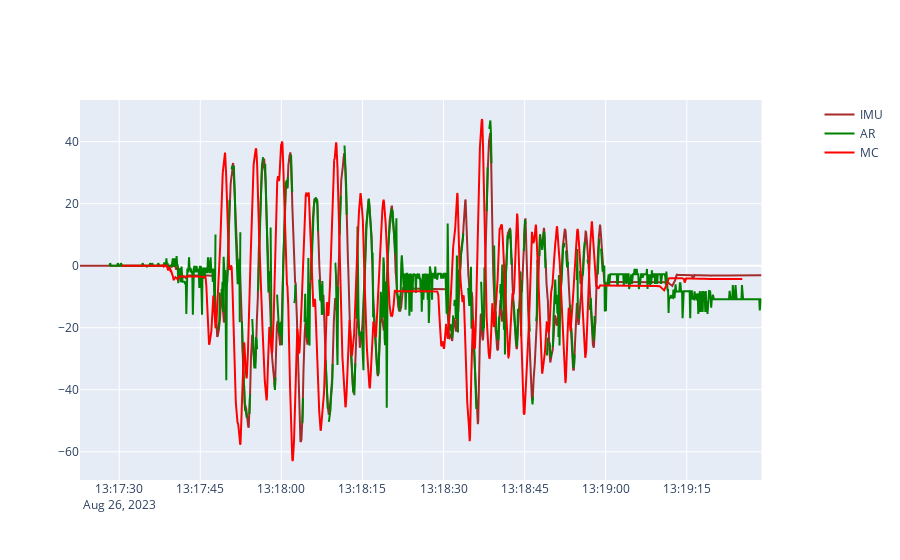

Notebook source saved alongside this figure:
### Code cell
fig = make_subplots(specs=[[{"secondary_y": True}]])
# fig.add_trace(
#     go.Scatter(x=ar_df['time'], y=np.array(angle_at_t), name="Corrected IMU", line=dict(color='blue')))
fig.add_trace(
    go.Scatter(
        x=_imu_df["time"], y=_imu_df["ang_z"], name="IMU", line=dict(color="brown")
    )
)
fig.add_trace(go.Scatter(x=ts, y=_theta_y_0, name="AR", line=dict(color="green")))
fig.add_trace(
    go.Scatter(x=_mc_df["time"], y=_theta_y, name="MC", line=dict(color="red"))
)

### Figure 1 — Plotly figure (JSON) as saved in the notebook; plotly's stock layout.template omitted (floating-point values rounded to 4 significant figures; data arrays with more than 128 entries replaced by an {"elided": "..."} marker saying what was removed)
{"data": [{"line": {"color": "brown"}, "name": "IMU", "type": "scatter", "x": {"elided": "9357 str values"}, "y": {"elided": "9357 float values"}}, {"line": {"color": "green"}, "name": "AR", "type": "scatter", "x": {"elided": "1208 str values"}, "y": {"elided": "1208 float values"}}, {"line": {"color": "red"}, "name": "MC", "type": "scatter", "x": {"elided": "11484 str values"}, "y": {"elided": "11484 float values"}}], "layout": {"xaxis": {"anchor": "y", "domain": [0, 0.94]}, "yaxis": {"anchor": "x", "domain": [0, 1]}, "yaxis2": {"anchor": "x", "overlaying": "y", "side": "right"}}}
